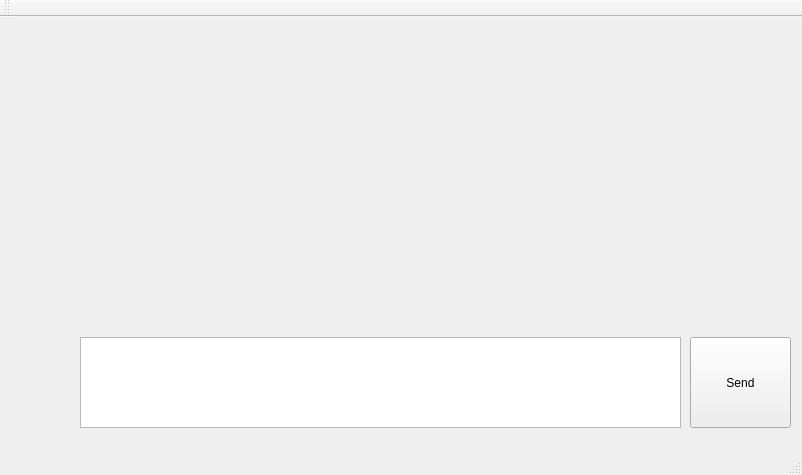
<?xml version="1.0" encoding="UTF-8"?>
<ui version="4.0">
 <class>ChatWindow</class>
 <widget class="QMainWindow" name="ChatWindow">
  <property name="geometry">
   <rect>
    <x>0</x>
    <y>0</y>
    <width>802</width>
    <height>475</height>
   </rect>
  </property>
  <property name="windowTitle">
   <string>Yolo Chat</string>
  </property>
  <widget class="QWidget" name="centralWidget">
   <widget class="QPushButton" name="sendButton">
    <property name="geometry">
     <rect>
      <x>690</x>
      <y>320</y>
      <width>101</width>
      <height>91</height>
     </rect>
    </property>
    <property name="whatsThis">
     <string extracomment="This is a comment"/>
    </property>
    <property name="text">
     <string>Send</string>
    </property>
    <property name="checkable">
     <bool>false</bool>
    </property>
   </widget>
   <widget class="QTextEdit" name="textEdit">
    <property name="geometry">
     <rect>
      <x>80</x>
      <y>320</y>
      <width>601</width>
      <height>91</height>
     </rect>
    </property>
   </widget>
  </widget>
  <widget class="QMenuBar" name="menuBar">
   <property name="geometry">
    <rect>
     <x>0</x>
     <y>0</y>
     <width>802</width>
     <height>25</height>
    </rect>
   </property>
  </widget>
  <widget class="QToolBar" name="mainToolBar">
   <attribute name="toolBarArea">
    <enum>TopToolBarArea</enum>
   </attribute>
   <attribute name="toolBarBreak">
    <bool>false</bool>
   </attribute>
  </widget>
  <widget class="QStatusBar" name="statusBar"/>
 </widget>
 <layoutdefault spacing="6" margin="11"/>
 <resources/>
 <connections/>
</ui>
